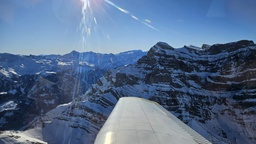
#> input picture MC2/Data/Berg_bei_glarus.jpg, 256 x 144 px, shrunk from 2000 x 1126 before the run, found by its file name
$ jupyter execute 'Day_4_Algorithms for Pattern Detection.ipynb'   (older library calls are emulated)
#> lines starting #> are read from the running program, lines starting #| are printed output that depends on the picture; after the words box and inside, x2 and y2 are one past the last pixel; in counts of white or black regions, pixels touching at a corner belong together
# GitHub-Link
https://github.com/Tschoppsilas/GBSV_2025.git

## Tag 1: Muster und Algorithmus auswählen
Wählen Sie einen klassischen Bildverarbeitungs
Algorithmus zur Erkennung von Mustern wie Kanten, Linien, Kreisen oder Ecken.
Implementieren Sie jeden relevanten Schritt Ihres Mustererkennungsalgorithmus. Die
einzelnen Schritte des Algorithmus können Sie selbst programmieren oder Bibliotheken verwenden.
Wichtig ist jedoch, dass die jeweiligen Zwischenergebnisse der Schritte
in den Folgeaufgaben demonstriert werden können. Beginnen Sie ein neues Notebook.

(Ich nehme hier bereits, wie in Aufgabe 2 beschrieben ein eigenes Bild)

[cell 1]
import cv2
import numpy as np


#Gauss-Filter zur Glättung (Rauschreduzierung)
def blurr(img, kernel_size=(5,5), sigma=1.4):
    blurred = cv2.GaussianBlur(img, kernel_size, sigma)
    return blurred

# Gradienten mit Sobel-Operator berechnen
def compute_gradient(blurred_img, ksize=3):
    sobel_x = cv2.Sobel(blurred_img, cv2.CV_64F, 1, 0, ksize=ksize)
    sobel_y = cv2.Sobel(blurred_img, cv2.CV_64F, 0, 1, ksize=ksize)
    gradient_magnitude = np.hypot(sobel_x, sobel_y)
    gradient_direction = np.arctan2(sobel_y, sobel_x)
    return gradient_magnitude, gradient_direction


#Non-Maximum Suppression
def non_max_suppression(magnitude, direction):
    M, N = magnitude.shape
    output = np.zeros((M,N), dtype=np.float32)
    angle = direction * 180. / np.pi
    angle[angle < 0] += 180

    for i in range(1, M-1):
        for j in range(1, N-1):
            try:
                q = 255
                r = 255

                # Winkelbereiche einteilen
                if (0 <= angle[i,j] < 22.5) or (157.5 <= angle[i,j] <= 180):
                    q = magnitude[i, j+1]
                    r = magnitude[i, j-1]
                elif (22.5 <= angle[i,j] < 67.5):
                    q = magnitude[i+1, j-1]
                    r = magnitude[i-1, j+1]
                elif (67.5 <= angle[i,j] < 112.5):
                    q = magnitude[i+1, j]
                    r = magnitude[i-1, j]
                elif (112.5 <= angle[i,j] < 157.5):
                    q = magnitude[i-1, j-1]
                    r = magnitude[i+1, j+1]

                if (magnitude[i,j] >= q) and (magnitude[i,j] >= r):
                    output[i,j] = magnitude[i,j]
                else:
                    output[i,j] = 0

            except IndexError as e:
                pass

    return output

#Hysterese-Schwellenwertverfahren
def hysteresis(img, low, high):
    M, N = img.shape
    res = np.zeros((M,N), dtype=np.uint8)

    strong = 255
    weak = 75

    strong_i, strong_j = np.where(img >= high)
    weak_i, weak_j = np.where((img <= high) & (img >= low))

    res[strong_i, strong_j] = strong
    res[weak_i, weak_j] = weak

    # Verbindung schwacher mit starken Kanten (8-neighbors)
    for i in range(1, M-1):
        for j in range(1, N-1):
            if res[i,j] == weak:
                if ((res[i+1, j-1] == strong) or (res[i+1, j] == strong) or (res[i+1, j+1] == strong)
                    or (res[i, j-1] == strong) or (res[i, j+1] == strong)
                    or (res[i-1, j-1] == strong) or (res[i-1, j] == strong) or (res[i-1, j+1] == strong)):
                    res[i,j] = strong
                else:
                    res[i,j] = 0

    return res

## Bildauswahl
Ich habe ein selbst aufgenommenes Luftbild des Brienzersees gewählt, auf dem im Vordergrund (aus der Flugrichtung gesehen) die beiden Berge Reeti und Schwarzhorn unter dem Flugzeugflügel zu erkennen sind.

Ein potenzieller Stolperstein für den Algorithmus könnte der Flügel sein – dieser ist jedoch bewusst Teil der Problemstellung: Der Algorithmus muss in der Lage sein, den Flügel klar von der Umgebung (See und Bergen) zu unterscheiden. Dies ist entscheidend, wenn das Bild als visuelle Orientierungshilfe für autonome Fluggeräte verwendet werden soll.

## Problemstellung
Bei der Analyse von Luftbildern aus kleinen Flugzeugen oder Drohnen besteht eine zentrale Herausforderung darin, relevante Landschaftsstrukturen wie Bergkämme, Uferlinien oder Täler automatisch zu erkennen – und diese klar von künstlichen Bildanteilen, wie z.B. dem Flugzeugflügel, zu trennen.

Insbesondere bei Bildern, in denen ein Teil des Flugzeugs im Bild sichtbar ist, entsteht das Problem, dass Algorithmen die klaren, geometrischen Kanten des Flügels fälschlicherweise als landschaftlich relevante Kanten interpretieren könnten.

Daher ist es notwendig, ein Verfahren zu entwickeln, das:
- natürliche Kanten (z.B. die Silhouette des Schwarzhorns oder das Seeufer)
- von künstlichen Objekten (z.B. dem Flügel oder Rumpf) automatisch unterscheidet.

Diese Trennung ist essenziell für Anwendungen wie die automatische Orientierung in Flugsystemen oder für die Erstellung verlässlicher topografischer Karten aus Luftbilddaten.

## Anwendungsfall:
In der Luftbildverarbeitung – etwa bei automatisierten Erkennungssystemen in der Kartografie oder beim 3D-Terrain-Mapping – ist die Erkennung natürlicher Kanten (Bergrücken, Gewässergrenzen, Talverläufe) ein zentraler erster Verarbeitungsschritt.

Die extrahierten Informationen können genutzt werden, um:
- Geländeformen zu analysieren
- Höhenprofile zu rekonstruieren
- visuelle Orientierungshilfen für autonome Fluggeräte zu erstellen – insbesondere zur Trennung von fixen Teilen des Fluggeräts (wie dem Flügel) und der Umwelt.

## Warum dieses Bild?
Das Bild bietet eine realistische und komplexe Szene mit vielfältigen Merkmalen:
- Der Flügel als künstliches Objekt mit klaren Kanten
- Der See als homogene Fläche mit deutlicher Uferlinie
- Die Berglandschaft mit unregelmässigen, natürlichen Konturen

Diese Vielfalt macht das Bild ideal zur Demonstration der Schritte eines Mustererkennungsalgorithmus wie dem Canny-Kantendetektor – von der Rauschunterdrückung bis zur finalen Kantenauswahl.

[cell 2]
import cv2
import matplotlib.pyplot as plt

# Bild laden (Original und Graustufen)
#img_color = cv2.imread("C:\\Users\\silas\\PycharmProjects\\GBSV_2025\\MC2\\Data\\Brienzersee.jpg")
img_color = cv2.imread("C:\\Users\\silas\\PycharmProjects\\GBSV_2025\\MC2\\Data\\Berg_bei_glarus.jpg")
#> img_color is the input picture: shape (144, 256, 3); mean B, G, R 140.5, 109.3, 87
img = cv2.cvtColor(img_color, cv2.COLOR_BGR2GRAY)

# Anzeigen der Bilder nebeneinander
fig, axes = plt.subplots(1, 2, figsize=(12, 6))

# Originalbild anzeigen
axes[0].imshow(cv2.cvtColor(img_color, cv2.COLOR_BGR2RGB))
axes[0].set_title('Brienzersee im Originalfarbton')
axes[0].axis('off')  # Achsen ausblenden

# Graustufenbild anzeigen
axes[1].imshow(img, cmap='gray')
axes[1].set_title('Brienzersee in Graustufen')
axes[1].axis('off')  # Achsen ausblenden

# Anzeigen der Bilder
plt.tight_layout()
plt.show()

# Tag 3

[cell 3]
import numpy as np
# Nur gültige Kernelgrössen verwenden (ungerade)
kernel_sizes = [(3,3), (5,5), (7,7), (9,9)]
sigmas = np.linspace(0.1, 1.0, 10)

# Speichern der besten Kombination
best_score = -np.inf
best_combo = None
best_img = None

# Visualisierung
fig, axs = plt.subplots(len(kernel_sizes), len(sigmas), figsize=(15, 12))
fig.suptitle("Systematische Parameteranalyse: Gaussian Blur", fontsize=16)

for i, ksize in enumerate(kernel_sizes):
    for j, sigma in enumerate(sigmas):
        blurred = blurr(img, kernel_size=ksize, sigma=sigma)
        grad_mag, grad_dir = compute_gradient(blurred)
        suppressed = non_max_suppression(grad_mag, grad_dir)

        # Bewertung: Summe der Kantenschärfe
        score = np.sum(suppressed)
        if score > best_score:
            best_score = score
            best_combo = (ksize, sigma)
            best_img = suppressed

        # Darstellung im Grid
        axs[i, j].imshow(suppressed, cmap="gray")
        axs[i, j].set_title(f"K: {ksize}, σ: {sigma:.1f}\nScore: {score:.0f}")
        axs[i, j].axis("off")
#> this loop made 4 passes
#> pass 1, in compute_gradient, `sobel_x = cv2.Sobel(blurred_img, cv2.CV_64F, 1, 0, ksize=ksize)`:
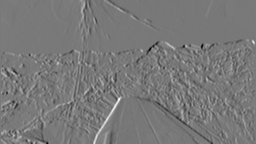
#> sobel_x: shape (144, 256) float64; min -517, max 571, mean -0.7; drawn with min black and max white
#> pass 1, in compute_gradient, `sobel_y = cv2.Sobel(blurred_img, cv2.CV_64F, 0, 1, ksize=ksize)`:
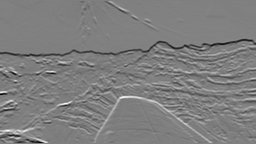
#> sobel_y: shape (144, 256) float64; min -675, max 680, mean -0.3; drawn with min black and max white
#> pass 1, in compute_gradient, `gradient_direction = np.arctan2(sobel_y, sobel_x)`:
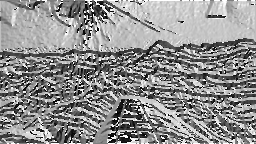
#> gradient_direction: shape (144, 256) float64; min -3.13, max 3.14, mean 0.387; drawn with min black and max white
#> after the loop:
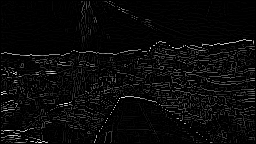
#> best_img: shape (144, 256) float32; min 0, max 692.6, mean 27.6; drawn with min black and max white
#> after the loop:
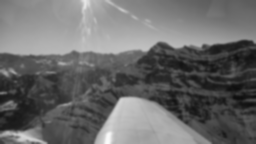
#> blurred: shape (144, 256); min 14, max 250, mean 106.2
#> after the loop:
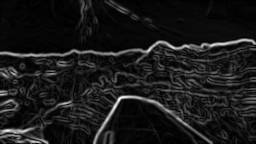
#> grad_mag: shape (144, 256) float64; min 0, max 404.5, mean 41.7; drawn with min black and max white
#> after the loop, best_combo = ((3, 3), 0.1); best_score = 1018023.9

plt.tight_layout()
plt.subplots_adjust(top=0.90)
plt.show()
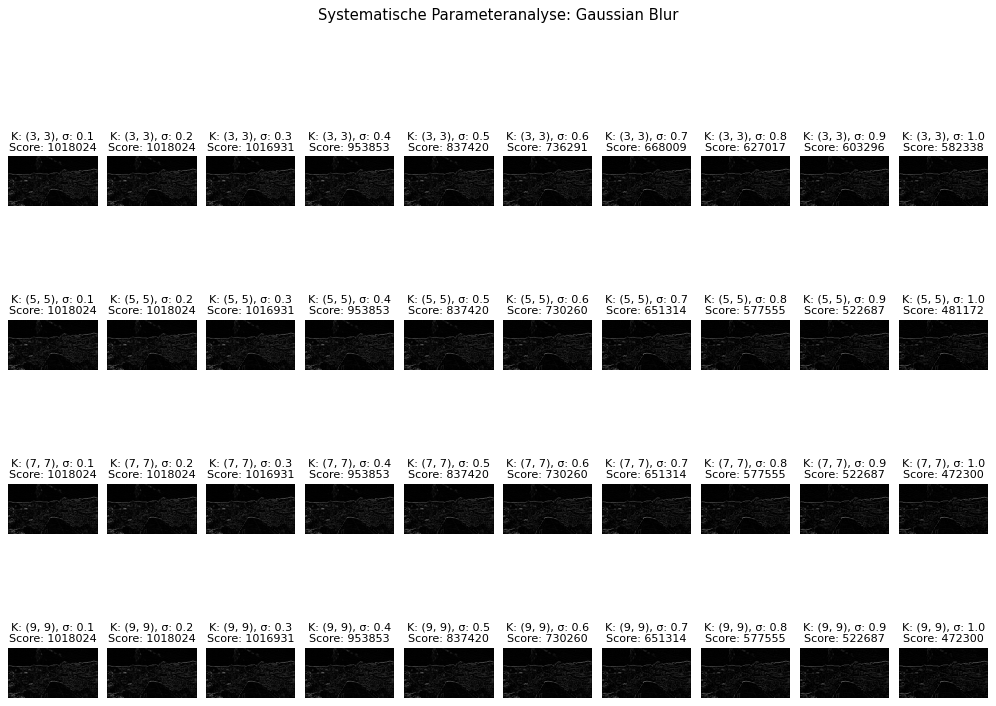
#> figure drawn by matplotlib, 40 panels

[cell 4]
# Bild glätten
blurred = cv2.GaussianBlur(img, (3,3), 0.2)

# Schwellenwerte systematisch durchlaufen
low_values = [20, 30, 40]
high_values = [80, 90, 100, 110, 120, 130, 140, 150]

best_score = -np.inf
best_thresh = None
best_edges = None

cols = 3
rows = int(np.ceil((len(low_values) * len(high_values)) / cols))
plt.figure(figsize=(5 * cols, 5 * rows))

idx = 1

for high in high_values:
    for low in low_values:
        if low >= high:
            continue
        edges = cv2.Canny(blurred, low, high)

        # Bewertung: viele Kanten, wenig Rauschen
        edge_pixels = np.sum(edges > 0)
        noise_penalty = np.sum(edges == 255) * 0.1  # Rauschen leicht bestrafen
        score = edge_pixels - noise_penalty

        if score > best_score:
            best_score = score
            best_thresh = (low, high)
            best_edges = edges

        # Plot
        plt.subplot(rows, cols, idx)
        plt.imshow(edges, cmap='gray', vmin=0, vmax=255)
        plt.title(f"Canny {low}/{high}\nScore: {score:.0f}")
        plt.axis('off')
        idx += 1
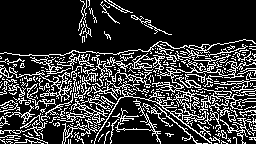
#> best_edges: shape (144, 256); 21.5% white in thin lines or dots
#> after the loop, best_score = 7142.4; best_thresh = (20, 80); idx = 25
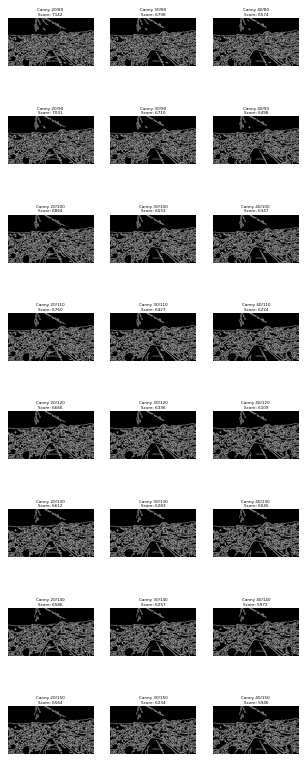
#> figure drawn by matplotlib, 24 panels

## Erkenntis zum Threshold-Wert für die Kanntenerkennung
Zur objektiven Bewertung der Schwellenwerte im Canny-Kantendetektor habe ich verschiedene Kombinationen getestet und visuell verglichen. Die Ergebnisse zeigen deutlich, wie stark sich die Wahl der Parameter auf die Qualität der Kantenextraktion auswirkt.

Bei niedrigen Werten (z.B. low=20, high=80) erkennt der Algorithmus eine Vielzahl an feinen Kanten. Diese hohe Sensitivität führt zwar zur Erfassung vieler Details – etwa der Berghänge und der Uferlinie – allerdings auch zu einem hohen Mass an Bildrauschen. Insbesondere die homogene Wasserfläche und der Himmelbereich tragen in diesen Fällen unnötige Kantenartefakte bei, was die Trennung relevanter Strukturen erschwert.

Hohe Schwellenwertpaare (z.B. 40/130 oder 30/150) liefern dagegen deutlich selektivere Ergebnisse. Hier werden fast ausschliesslich sehr starke Kanten erkannt – vor allem die Kontur des Flugzeugflügels – während feinere Landschaftsmerkmale wie Bergsilhouetten oder Seeufer teilweise verloren gehen. Diese Parameter sind daher für Anwendungen, bei denen Landschaftsstrukturen im Vordergrund stehen, nur bedingt geeignet.

Die Kombination 20/90 erwies sich als besonders ausgewogen: Der Flugzeugflügel wird zuverlässig und klar abgegrenzt, ohne dass natürliche Strukturen wie Bergkämme oder Uferlinien unterdrückt werden. Gleichzeitig bleibt das Rauschniveau moderat, was die Interpretation der Szene erleichtert. Damit erfüllt diese Einstellung die zentralen Anforderungen der Problemstellung und eignet sich hervorragend für den geplanten Anwendungsfall – etwa als Grundlage für visuelle Orientierungssysteme in autonomen Fluggeräten.

[cell 5]
blurred = blurr(img, (3, 3), 0.2)
magnitude, direction = compute_gradient(blurred)
nms_result = non_max_suppression(magnitude, direction)
final_edges = hysteresis(nms_result, low=20, high=80)
#> in hysteresis, `strong_i, strong_j = np.where(img >= high)`: strong_i = 4511 values from 1 to 142; strong_j = 4511 values, max 254 at index 265, min 1 at index 479, mean 135.5
#> in hysteresis, `weak_i, weak_j = np.where((img <= high) & (img >= low))`: weak_i = 3152 values from 1 to 142; weak_j = 3152 values, max 254 at index 437, min 1 at index 149, mean 130.2
#> after the loop in hysteresis, `for i in range(1, M-1):`:
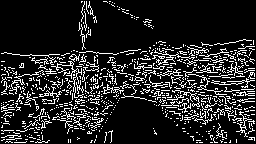
#> res: shape (144, 256); 15% white in thin lines or dots

# --- Ergebnisse plotten ---
plt.figure(figsize=(15,10))

plt.subplot(2,3,1)
plt.imshow(img, cmap='gray')
plt.title('Original Image')
plt.axis('off')

plt.subplot(2,3,2)
plt.imshow(blurred, cmap='gray')
plt.title('Blurred Image')
plt.axis('off')

plt.subplot(2,3,3)
plt.imshow(magnitude, cmap='gray')
plt.title('Gradient Magnitude')
plt.axis('off')

plt.subplot(2,3,4)
plt.imshow(direction, cmap='gray')
plt.title('Gradient Direction')
plt.axis('off')

plt.subplot(2,3,5)
plt.imshow(nms_result, cmap='gray')
plt.title('Non-Maximum Suppression')
plt.axis('off')

plt.subplot(2,3,6)
plt.imshow(final_edges, cmap='gray')
plt.title('Final Edges after Hysteresis')
plt.axis('off')

plt.tight_layout()
plt.show()

$ run again, with MC2/Data/Brienzersee.jpg copied over MC2/Data/Berg_bei_glarus.jpg
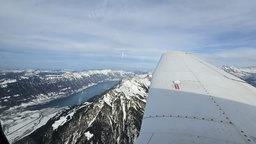
#> input picture MC2/Data/Brienzersee.jpg, 256 x 144 px, shrunk from 2000 x 1126 before the run, found by its file name
#> img_color is the input picture: shape (144, 256, 3); mean B, G, R 169.4, 154.2, 140.3
#> after the loop `for i, ksize in enumerate(kernel_sizes):`: best_combo = ((3, 3), 0.1); best_score = 1023184.9
#> after the loop `for high in high_values:`:
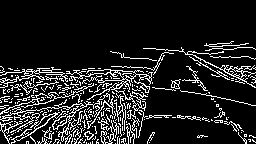
#> best_edges: shape (144, 256); 13.4% white in thin lines or dots, all inside (x1, y1, x2, y2) = (0, 41, 256, 144)
#> after the loop `for high in high_values:`: best_score = 4457.7; best_thresh = (20, 80); idx = 25
#> strong_i = 3254 values from 51 to 142; strong_j = 3254 values, max 254 at index 136, min 1 at index 254, mean 97.19
#> weak_i = 3359 values from 1 to 142; weak_j = 3359 values, max 254 at index 473, min 1 at index 309, mean 133.4
#> after the loop in hysteresis, `for i in range(1, M-1):`:
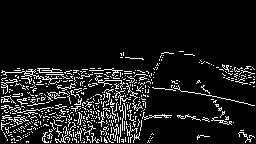
#> res: shape (144, 256); 10% white in thin lines or dots, all inside (x1, y1, x2, y2) = (1, 51, 255, 143)

$ run again, with MC2/Data/Basler_gasslein.jpg copied over MC2/Data/Berg_bei_glarus.jpg
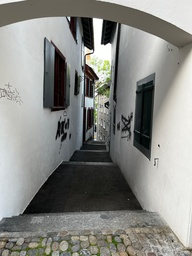
#> input picture MC2/Data/Basler_gasslein.jpg, 192 x 256 px, shrunk from 1200 x 1600 before the run, found by its file name
#> img_color is the input picture: shape (256, 192, 3); mean B, G, R 132.1, 136.3, 135.6
#> after the loop `for i, ksize in enumerate(kernel_sizes):`: best_combo = ((3, 3), 0.1); best_score = 1632376.2
#> after the loop `for high in high_values:`: best_score = 6837.3; best_thresh = (20, 80); idx = 25
#> strong_i = 5050 values from 1 to 254; strong_j = 5050 values, max 190 at index 385, min 1 at index 45, mean 94.78
#> weak_i = 4463 values from 1 to 254; weak_j = 4463 values, max 190 at index 226, min 1 at index 0, mean 96.45
#> after the loop in hysteresis, `for i in range(1, M-1):`:
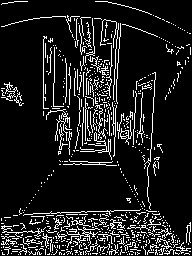
#> res: shape (256, 192); 11.7% white in thin lines or dots
